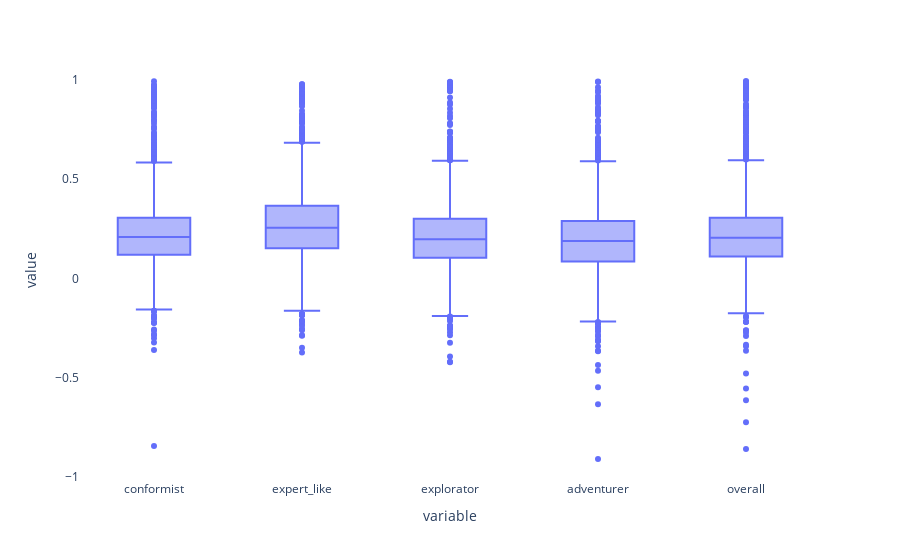

Source (notebook cell):
### Code cell
import plotly.express as px

# create dataframe with a column for each category 
sents_df = pd.DataFrame(columns=['conformist', 'expert_like', 'explorator', 'adventurer', 'overall'])
sents_df['conformist'] = cfm_sents.values
sents_df['expert_like'] = exp_sents.values
sents_df['explorator'] = xpl_sents.values
sents_df['adventurer'] = adv_sents.values
sents_df['overall'] = overall_sents.values

# create box plot
fig = px.box(sents_df)


# make the background transparent
fig.update_layout(plot_bgcolor='rgba(0,0,0,0)', paper_bgcolor='rgba(0,0,0,0)')

# show plot
fig.show()

### Figure 1 — Plotly figure (JSON) as saved in the notebook; plotly's stock layout.template omitted (floating-point values rounded to 4 significant figures; data arrays with more than 128 entries replaced by an {"elided": "..."} marker saying what was removed)
{"data": [{"alignmentgroup": "True", "hovertemplate": "variable=%{x}<br>value=%{y}<extra></extra>", "legendgroup": "", "marker": {"color": "#636efa"}, "name": "", "notched": false, "offsetgroup": "", "orientation": "v", "showlegend": false, "type": "box", "x": {"elided": "16130 str values"}, "x0": " ", "xaxis": "x", "y": {"elided": "16130 float values"}, "y0": " ", "yaxis": "y"}], "layout": {"boxmode": "group", "legend": {"tracegroupgap": 0}, "margin": {"t": 60}, "paper_bgcolor": "rgba(0,0,0,0)", "plot_bgcolor": "rgba(0,0,0,0)", "xaxis": {"anchor": "y", "domain": [0, 1], "title": {"text": "variable"}}, "yaxis": {"anchor": "x", "domain": [0, 1], "title": {"text": "value"}}}}
